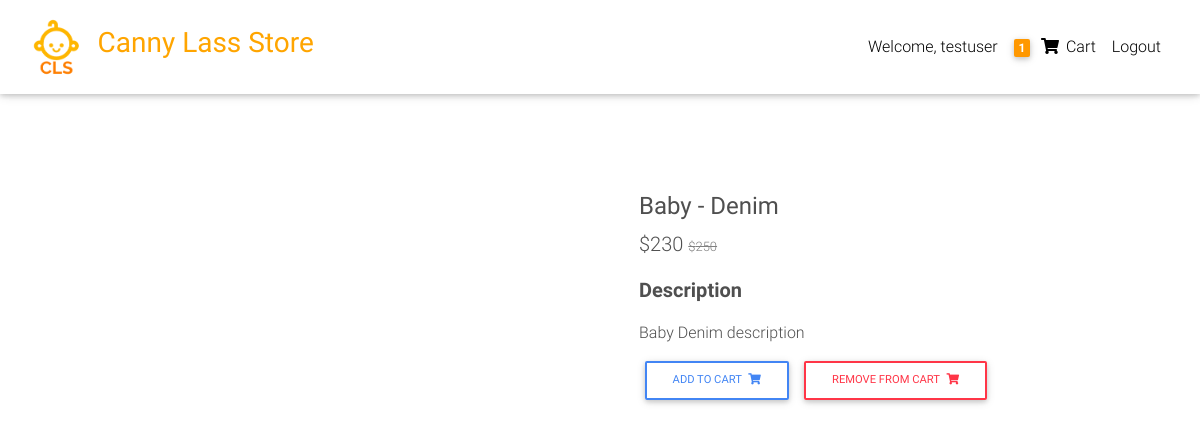
Page /product/baby-denim/ (signed in) on the committed database.
### catalog/models.py (models this page shows, shortened)
class Order(models.Model):
    user = models.ForeignKey(User, on_delete=models.CASCADE)
    items = models.ManyToManyField(OrderItem)
    address = models.ForeignKey(
        "Address", on_delete=models.SET_NULL, blank=True, null=True)
    payment = models.ForeignKey(
        "Payment", on_delete=models.SET_NULL, blank=True, null=True)
    coupon = models.ForeignKey(
        "Coupon", on_delete=models.SET_NULL, blank=True, null=True)
    ordered = models.BooleanField(default=False)
    start_date = models.DateTimeField(auto_now_add=True)
    ordered_date = models.DateTimeField()

class Item(models.Model):
    title = models.CharField(max_length=200)
    price = models.IntegerField()
    discount_price = models.IntegerField(blank=True, null=True)
    slug = models.SlugField()
    status = models.CharField(max_length=200)
    category = models.CharField(choices=CATEGORY_CHOICES, max_length=2)
    label = models.CharField(choices=LABEL_CHOICES, max_length=2)
    description = models.TextField()
    image = models.ImageField(default='default.jpg', upload_to='productImages')
    def get_add_to_cart_url(self):
        return reverse('add_to_cart', kwargs={'slug': self.slug})
    def get_remove_from_cart_url(self):
        return reverse('remove_from_cart', kwargs={'slug': self.slug})

### catalog/views.py (the view)
# urls.py: path('product/<slug>/', ProductDetail.as_view(), name='product'),
class ProductDetail(DetailView):
    model = Item
    template_name = 'product.html'

### catalog/templatetags/cart_template_tags.py (called while the page is built)
@register.filter
def cart_item_count(user):
    if user.is_authenticated:
        qs = Order.objects.filter(user=user, ordered=False)
        if qs.exists():
            order = qs[0]
            return order.items.count()
    return 0

### templates/product.html (shortened to what this page needs)
{% extends 'base.html' %}
{% block content %}
<main class="mt-5 pt-4">
  <div class="container dark-grey-text mt-5">
    <div class="row wow fadeIn">
      <div class="col-md-6 mb-4">
      </div>
      <div class="col-md-6 mb-4">
        <div class="p-4">
          <div class="mb-3">
          <h4 class="mt-3"><strong>{{object.title}}</strong></h4>
          <p class="lead">
            <span class="mr-1">
              {% if object.discount_price %}
                <span>${{object.discount_price}}</span>
                <span style="font-size: small; color: gray"><del>${{object.price}}</del></span>
              {% else %}
                <span>${{object.price}}</span>
              {% endif %}
            </span>
          </p>
          </div>
          <p class="lead font-weight-bold">Description</p>
          <p>{{object.description}}</p>
            <a href="{{object.get_add_to_cart_url}}" class="btn btn-outline-primary btn-md my-0 p" type="submit">Add to cart
            <i class="fas fa-shopping-cart ml-1"></i>
          </a>
          <a href="{{object.get_remove_from_cart_url}}" class="btn btn-outline-danger btn-md my-0 p" type="submit">Remove from cart
            <i class="fas fa-shopping-cart ml-1"></i>
          </a>
        </div>
      </div>
    </div>
  </div>
</main>
{% endblock content %}

### templates/base.html (shortened to what this page needs)
{% load static %}
{% load cart_template_tags %}
<!DOCTYPE html>
<html lang="en">
<head>
  <link rel="stylesheet" href="https://use.fontawesome.com/releases/v5.11.2/css/all.css">
  <link href="{% static 'css/bootstrap.min.css' %}" rel="stylesheet">
  <link href="{% static 'css/mdb.min.css' %}" rel="stylesheet">
  <link href="{% static 'css/style.min.css' %}" rel="stylesheet">
</head>
<body>
<nav class="navbar fixed-top navbar-expand-lg navbar-light white scrolling-navbar">
<div class="container-fluid">
    <a class="navbar-brand waves-effect" href="{% url 'home' %}">
      <img class="ml-0 pl-0" style="height: 60px;" src="{% static 'logo-black.svg' %}" alt="Logo">
    </a>
    <h3 style="color:orange"><strong>Canny Lass Store</strong></h3>
    <div class="collapse navbar-collapse" id="navbarSupportedContent">
    <ul class="navbar-nav nav-flex-icons">
      {% if request.user.is_authenticated %}
        <li class="nav-item">
          <a class="nav-link waves-effect" href="#">Welcome, {{request.user.username}}
          </a>
        </li>
        <li class="nav-item">
        <a href="{% url 'order_summary' %}" class="nav-link waves-effect">
            <span class="badge orange z-depth-1 mr-1">{{ request.user|cart_item_count}}</span>
            <i class="fas fa-shopping-cart"></i>
            <span class="clearfix d-none d-sm-inline-block"> Cart </span>
        </a>
        </li>
         <li class="nav-item">
          <a class="nav-link waves-effect" href="{% url 'account_logout' %}">Logout
          </a>
        </li>
      {% endif %}
    </ul>
    </div>
</div>
</nav>
<div class="p-3 text-center"></div>
{% block content %}
{% endblock content %}
</body>
</html>

### templates/base.html (style rules this page uses)
html, body, header, .carousel { height: 60vh; }

### rows in the picture
Item: title "Baby - Denim", discount_price "230", price "250", description "Baby Denim description"

### other values in the picture
{{ request.user.username }} "testuser"
{{ request.user|cart_item_count }} "1"
